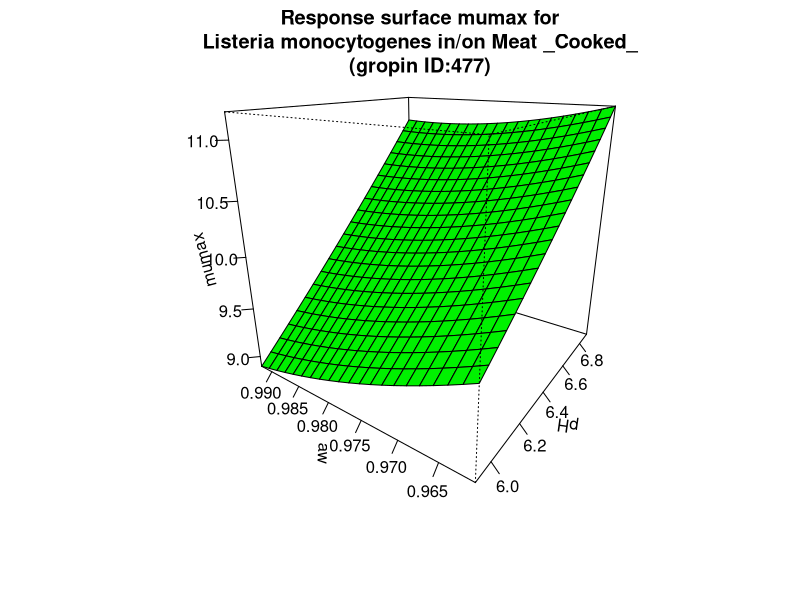

This chart was generated by the following R code:
#############################
# start of Parameter script
#############################
pH <- seq(5.9059,6.89310689310689,length.out=21)
aw <- seq(0.96096,0.992007992007992,length.out=21)
#############################
# end of Parameter script
#############################
############################# 
# start of Model script Gropin ID 477 
#############################
 
# constant coefficients for this model
 
variables <- data.frame(pH,aw)
argumentsPar <- expand.grid(variables)
 
# heart of the model
response_surface <- function(pH,aw) {
   mumax <-498.85+(-18.201)*pH+(-876.72)*aw+17.984*pH*aw+0.19199*(pH^2)+381.26*(aw^2)

return(mumax=mumax)
} 

# output parameters
responseSurface <- cbind(argumentsPar,response_surface(argumentsPar['pH'],argumentsPar['aw']))
colnames(responseSurface) <- c(colnames(argumentsPar),'mumax')
#############################
# End of Model script
#############################
############################# 
# start of Visualisation script Gropin ID 477 
#############################
persp(pH,aw,matrix(unlist(responseSurface$'mumax'),nrow=21),col = 'green',xlab='pH',ylab='aw',zlab='mumax',main='Response surface mumax for
Listeria monocytogenes in/on Meat _Cooked_
(gropin ID:477)',theta=305,phi=20,shade=0.25,ticktype = 'detailed')
#############################
# End of Visualisation script
#############################
